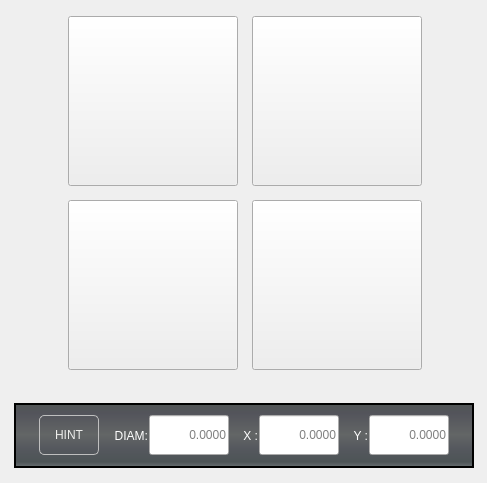
                    <widget class="QWidget" name="Page3">
                     <layout class="QHBoxLayout" name="horizontalLayout_138">
                      <item>
                       <widget class="QWidget" name="widget_42" native="true">
                        <property name="sizePolicy">
                         <sizepolicy hsizetype="Fixed" vsizetype="Fixed">
                          <horstretch>0</horstretch>
                          <verstretch>0</verstretch>
                         </sizepolicy>
                        </property>
                        <property name="minimumSize">
                         <size>
                          <width>465</width>
                          <height>461</height>
                         </size>
                        </property>
                        <property name="maximumSize">
                         <size>
                          <width>465</width>
                          <height>461</height>
                         </size>
                        </property>
                        <property name="styleSheet">
                         <string notr="true">QFrame {
    border: none;
}</string>
                        </property>
                        <widget class="QWidget" name="gridWidget_8" native="true">
                         <property name="geometry">
                          <rect>
                           <x>53</x>
                           <y>1</y>
                           <width>364</width>
                           <height>364</height>
                          </rect>
                         </property>
                         <layout class="QGridLayout" name="gridLayout_10">
                          <property name="spacing">
                           <number>10</number>
                          </property>
                          <item row="0" column="0">
                           <widget class="SubCallButton" name="probe_round_boss">
                            <property name="minimumSize">
                             <size>
                              <width>170</width>
                              <height>170</height>
                             </size>
                            </property>
                            <property name="maximumSize">
                             <size>
                              <width>170</width>
                              <height>170</height>
                             </size>
                            </property>
                            <property name="focusPolicy">
                             <enum>Qt::NoFocus</enum>
                            </property>
                            <property name="styleSheet">
                             <string notr="true"/>
                            </property>
                            <property name="text">
                             <string/>
                            </property>
                            <property name="icon">
                             <iconset resource="../resources.qrc">
                              <normaloff>:/images/boss_round.png</normaloff>:/images/boss_round.png</iconset>
                            </property>
                            <property name="iconSize">
                             <size>
                              <width>170</width>
                              <height>170</height>
                             </size>
                            </property>
                            <property name="filename" stdset="0">
                             <string>probe_round_boss.ngc</string>
                            </property>
                           </widget>
                          </item>
                          <item row="0" column="1">
                           <widget class="SubCallButton" name="probe_round_pocket">
                            <property name="minimumSize">
                             <size>
                              <width>170</width>
                              <height>170</height>
                             </size>
                            </property>
                            <property name="maximumSize">
                             <size>
                              <width>170</width>
                              <height>170</height>
                             </size>
                            </property>
                            <property name="focusPolicy">
                             <enum>Qt::NoFocus</enum>
                            </property>
                            <property name="styleSheet">
                             <string notr="true"/>
                            </property>
                            <property name="text">
                             <string/>
                            </property>
                            <property name="icon">
                             <iconset resource="../resources.qrc">
                              <normaloff>:/images/round_pocket.png</normaloff>:/images/round_pocket.png</iconset>
                            </property>
                            <property name="iconSize">
                             <size>
                              <width>145</width>
                              <height>145</height>
                             </size>
                            </property>
                            <property name="filename" stdset="0">
                             <string>probe_round_pocket.ngc</string>
                            </property>
                           </widget>
                          </item>
                          <item row="1" column="0">
                           <widget class="SubCallButton" name="probe_rect_boss">
                            <property name="minimumSize">
                             <size>
                              <width>170</width>
                              <height>170</height>
                             </size>
                            </property>
                            <property name="maximumSize">
                             <size>
                              <width>170</width>
                              <height>170</height>
                             </size>
                            </property>
                            <property name="focusPolicy">
                             <enum>Qt::NoFocus</enum>
                            </property>
                            <property name="styleSheet">
                             <string notr="true"/>
                            </property>
                            <property name="text">
                             <string/>
                            </property>
                            <property name="icon">
                             <iconset resource="../resources.qrc">
                              <normaloff>:/images/rect_boss.png</normaloff>:/images/rect_boss.png</iconset>
                            </property>
                            <property name="iconSize">
                             <size>
                              <width>170</width>
                              <height>170</height>
                             </size>
                            </property>
                            <property name="filename" stdset="0">
                             <string>probe_rect_boss.ngc</string>
                            </property>
                           </widget>
                          </item>
                          <item row="1" column="1">
                           <widget class="SubCallButton" name="probe_rect_pocket">
                            <property name="minimumSize">
                             <size>
                              <width>170</width>
                              <height>170</height>
                             </size>
                            </property>
                            <property name="maximumSize">
                             <size>
                              <width>170</width>
                              <height>170</height>
                             </size>
                            </property>
                            <property name="focusPolicy">
                             <enum>Qt::NoFocus</enum>
                            </property>
                            <property name="styleSheet">
                             <string notr="true"/>
                            </property>
                            <property name="text">
                             <string/>
                            </property>
                            <property name="icon">
                             <iconset resource="../resources.qrc">
                              <normaloff>:/images/rect_pocket.png</normaloff>:/images/rect_pocket.png</iconset>
                            </property>
                            <property name="iconSize">
                             <size>
                              <width>145</width>
                              <height>145</height>
                             </size>
                            </property>
                            <property name="filename" stdset="0">
                             <string>probe_rect_pocket.ngc</string>
                            </property>
                           </widget>
                          </item>
                         </layout>
                        </widget>
                        <widget class="QFrame" name="frame_8">
                         <property name="geometry">
                          <rect>
                           <x>3</x>
                           <y>392</y>
                           <width>460</width>
                           <height>65</height>
                          </rect>
                         </property>
                         <property name="sizePolicy">
                          <sizepolicy hsizetype="Fixed" vsizetype="Fixed">
                           <horstretch>0</horstretch>
                           <verstretch>0</verstretch>
                          </sizepolicy>
                         </property>
                         <property name="minimumSize">
                          <size>
                           <width>460</width>
                           <height>65</height>
                          </size>
                         </property>
                         <property name="maximumSize">
                          <size>
                           <width>460</width>
                           <height>65</height>
                          </size>
                         </property>
                         <property name="styleSheet">
                          <string notr="true">.QFrame{
    border-style: solid;
    border-color: black;
    border-width: 2px;
	background-color: qlineargradient(spread:pad, x1:0, y1:0, x2:0, y2:1, stop:0 rgb(81, 86, 85), stop:0.489795 rgb(99, 102, 102), stop:0.699799 rgb(85, 88, 94), stop:0.90444 rgb(77, 84, 86), stop:0.160246 rgb(83, 84, 91), stop:1 rgb(109, 115, 118));
}</string>
                         </property>
                         <layout class="QHBoxLayout" name="horizontalLayout_49">
                          <item>
                           <layout class="QHBoxLayout" name="horizontalLayout_20">
                            <property name="spacing">
                             <number>0</number>
                            </property>
                            <item>
                             <widget class="QLabel" name="hint_label">
                              <property name="minimumSize">
                               <size>
                                <width>60</width>
                                <height>40</height>
                               </size>
                              </property>
                              <property name="maximumSize">
                               <size>
                                <width>60</width>
                                <height>40</height>
                               </size>
                              </property>
                              <property name="styleSheet">
                               <string notr="true">QLabel{
    border-style: solid;
    border-color: rgb(191, 191, 191);
    border-width: 1px;
    border-radius: 5px;
    color: rgb(238, 238, 236);
}</string>
                              </property>
                              <property name="text">
                               <string>HINT</string>
                              </property>
                              <property name="alignment">
                               <set>Qt::AlignCenter</set>
                              </property>
                             </widget>
                            </item>
                            <item>
                             <widget class="QLabel" name="label_70">
                              <property name="minimumSize">
                               <size>
                                <width>50</width>
                                <height>0</height>
                               </size>
                              </property>
                              <property name="maximumSize">
                               <size>
                                <width>50</width>
                                <height>16777215</height>
                               </size>
                              </property>
                              <property name="styleSheet">
                               <string notr="true">QLabel{
color: rgb(255, 255, 255);
padding-right: 1px;
padding-left: 5px;
}</string>
                              </property>
                              <property name="text">
                               <string>DIAM:</string>
                              </property>
                              <property name="alignment">
                               <set>Qt::AlignRight|Qt::AlignTrailing|Qt::AlignVCenter</set>
                              </property>
                              <property name="indent">
                               <number>0</number>
                              </property>
                             </widget>
                            </item>
                            <item>
                             <widget class="VCPLineEdit" name="diameter_hint">
                              <property name="sizePolicy">
                               <sizepolicy hsizetype="Expanding" vsizetype="Fixed">
                                <horstretch>0</horstretch>
                                <verstretch>0</verstretch>
                               </sizepolicy>
                              </property>
                              <property name="minimumSize">
                               <size>
                                <width>80</width>
                                <height>40</height>
                               </size>
                              </property>
                              <property name="maximumSize">
                               <size>
                                <width>80</width>
                                <height>40</height>
                               </size>
                              </property>
                              <property name="focusPolicy">
                               <enum>Qt::ClickFocus</enum>
                              </property>
                              <property name="alignment">
                               <set>Qt::AlignRight|Qt::AlignTrailing|Qt::AlignVCenter</set>
                              </property>
                              <property name="placeholderText">
                               <string>0.0000</string>
                              </property>
                             </widget>
                            </item>
                            <item>
                             <widget class="QLabel" name="label_71">
                              <property name="minimumSize">
                               <size>
                                <width>30</width>
                                <height>0</height>
                               </size>
                              </property>
                              <property name="maximumSize">
                               <size>
                                <width>30</width>
                                <height>16777215</height>
                               </size>
                              </property>
                              <property name="styleSheet">
                               <string notr="true">QLabel{
color: rgb(255, 255, 255);
padding-right: 1px;
padding-left: 5px;
}</string>
                              </property>
                              <property name="text">
                               <string>X :</string>
                              </property>
                              <property name="alignment">
                               <set>Qt::AlignRight|Qt::AlignTrailing|Qt::AlignVCenter</set>
                              </property>
                              <property name="indent">
                               <number>0</number>
                              </property>
                             </widget>
                            </item>
                            <item>
                             <widget class="VCPLineEdit" name="x_hint_0">
                              <property name="sizePolicy">
                               <sizepolicy hsizetype="Expanding" vsizetype="Fixed">
                                <horstretch>0</horstretch>
                                <verstretch>0</verstretch>
                               </sizepolicy>
                              </property>
                              <property name="minimumSize">
                               <size>
                                <width>80</width>
                                <height>40</height>
                               </size>
                              </property>
                              <property name="maximumSize">
                               <size>
                                <width>80</width>
                                <height>40</height>
                               </size>
                              </property>
                              <property name="focusPolicy">
                               <enum>Qt::ClickFocus</enum>
                              </property>
                              <property name="alignment">
                               <set>Qt::AlignRight|Qt::AlignTrailing|Qt::AlignVCenter</set>
                              </property>
                              <property name="placeholderText">
                               <string>0.0000</string>
                              </property>
                             </widget>
                            </item>
                            <item>
                             <widget class="QLabel" name="label_72">
                              <property name="minimumSize">
                               <size>
                                <width>30</width>
                                <height>0</height>
                               </size>
                              </property>
                              <property name="maximumSize">
                               <size>
                                <width>30</width>
                                <height>16777215</height>
                               </size>
                              </property>
                              <property name="styleSheet">
                               <string notr="true">QLabel{
color: rgb(255, 255, 255);
padding-right: 1px;
padding-left: 5px;
}</string>
                              </property>
                              <property name="text">
                               <string>Y :</string>
                              </property>
                              <property name="alignment">
                               <set>Qt::AlignRight|Qt::AlignTrailing|Qt::AlignVCenter</set>
                              </property>
                              <property name="indent">
                               <number>0</number>
                              </property>
                             </widget>
                            </item>
                            <item>
                             <widget class="VCPLineEdit" name="y_hint_0">
                              <property name="sizePolicy">
                               <sizepolicy hsizetype="Expanding" vsizetype="Fixed">
                                <horstretch>0</horstretch>
                                <verstretch>0</verstretch>
                               </sizepolicy>
                              </property>
                              <property name="minimumSize">
                               <size>
                                <width>80</width>
                                <height>40</height>
                               </size>
                              </property>
                              <property name="maximumSize">
                               <size>
                                <width>80</width>
                                <height>40</height>
                               </size>
                              </property>
                              <property name="focusPolicy">
                               <enum>Qt::ClickFocus</enum>
                              </property>
                              <property name="alignment">
                               <set>Qt::AlignRight|Qt::AlignTrailing|Qt::AlignVCenter</set>
                              </property>
                              <property name="placeholderText">
                               <string>0.0000</string>
                              </property>
                             </widget>
                            </item>
                           </layout>
                          </item>
                         </layout>
                        </widget>
                       </widget>
                      </item>
                     </layout>
                    </widget>
